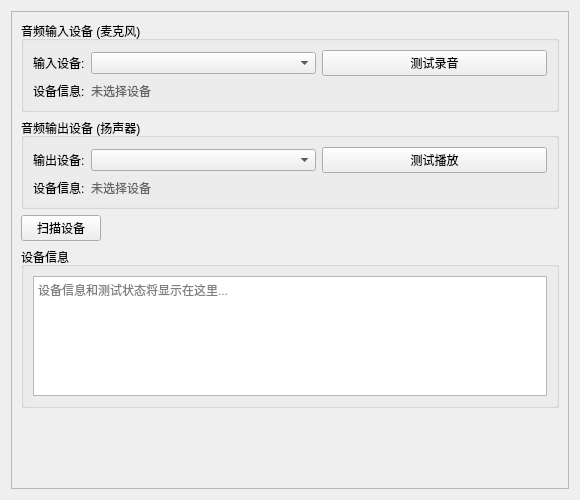
<?xml version="1.0" encoding="UTF-8"?>
<ui version="4.0">
 <class>AudioWidget</class>
 <widget class="QWidget" name="AudioWidget">
  <property name="geometry">
   <rect>
    <x>0</x>
    <y>0</y>
    <width>580</width>
    <height>500</height>
   </rect>
  </property>
  <property name="windowTitle">
   <string>audio equipment</string>
  </property>
  <layout class="QVBoxLayout" name="verticalLayout">
   <item>
    <widget class="QScrollArea" name="scrollArea">
     <property name="widgetResizable">
      <bool>true</bool>
     </property>
     <widget class="QWidget" name="scrollAreaWidgetContents">
      <property name="geometry">
       <rect>
        <x>0</x>
        <y>0</y>
        <width>578</width>
        <height>480</height>
       </rect>
      </property>
      <layout class="QVBoxLayout" name="contentLayout">
       <item>
        <widget class="QGroupBox" name="input_device_group">
         <property name="title">
          <string>音频输入设备 (麦克风)</string>
         </property>
         <layout class="QFormLayout" name="input_layout">
          <item row="0" column="0">
           <widget class="QLabel" name="label_input_device">
            <property name="text">
             <string>输入设备:</string>
            </property>
           </widget>
          </item>
          <item row="0" column="1">
           <layout class="QHBoxLayout" name="input_device_layout">
            <item>
             <widget class="QComboBox" name="input_device_combo">
              <property name="placeholderText">
               <string>请选择麦克风设备...</string>
              </property>
             </widget>
            </item>
            <item>
             <widget class="QPushButton" name="test_input_btn">
              <property name="text">
               <string>测试录音</string>
              </property>
             </widget>
            </item>
           </layout>
          </item>
          <item row="1" column="0">
           <widget class="QLabel" name="label_input_info">
            <property name="text">
             <string>设备信息:</string>
            </property>
           </widget>
          </item>
          <item row="1" column="1">
           <widget class="QLabel" name="input_info_label">
            <property name="text">
             <string>未选择设备</string>
            </property>
            <property name="styleSheet">
             <string>color: #666;</string>
            </property>
           </widget>
          </item>
         </layout>
        </widget>
       </item>
       <item>
        <widget class="QGroupBox" name="output_device_group">
         <property name="title">
          <string>音频输出设备 (扬声器)</string>
         </property>
         <layout class="QFormLayout" name="output_layout">
          <item row="0" column="0">
           <widget class="QLabel" name="label_output_device">
            <property name="text">
             <string>输出设备:</string>
            </property>
           </widget>
          </item>
          <item row="0" column="1">
           <layout class="QHBoxLayout" name="output_device_layout">
            <item>
             <widget class="QComboBox" name="output_device_combo">
              <property name="placeholderText">
               <string>请选择扬声器设备...</string>
              </property>
             </widget>
            </item>
            <item>
             <widget class="QPushButton" name="test_output_btn">
              <property name="text">
               <string>测试播放</string>
              </property>
             </widget>
            </item>
           </layout>
          </item>
          <item row="1" column="0">
           <widget class="QLabel" name="label_output_info">
            <property name="text">
             <string>设备信息:</string>
            </property>
           </widget>
          </item>
          <item row="1" column="1">
           <widget class="QLabel" name="output_info_label">
            <property name="text">
             <string>未选择设备</string>
            </property>
            <property name="styleSheet">
             <string>color: #666;</string>
            </property>
           </widget>
          </item>
         </layout>
        </widget>
       </item>
       <item>
        <layout class="QHBoxLayout" name="scan_layout">
         <item>
          <widget class="QPushButton" name="scan_devices_btn">
           <property name="text">
            <string>扫描设备</string>
           </property>
          </widget>
         </item>
         <item>
          <spacer name="scan_spacer">
           <property name="orientation">
            <enum>Qt::Horizontal</enum>
           </property>
           <property name="sizeHint" stdset="0">
            <size>
             <width>40</width>
             <height>20</height>
            </size>
           </property>
          </spacer>
         </item>
        </layout>
       </item>
       <item>
        <widget class="QGroupBox" name="status_group">
         <property name="title">
          <string>设备信息</string>
         </property>
         <layout class="QVBoxLayout" name="status_layout">
          <item>
           <widget class="QTextEdit" name="status_text">
            <property name="maximumSize">
             <size>
              <width>16777215</width>
              <height>120</height>
             </size>
            </property>
            <property name="readOnly">
             <bool>true</bool>
            </property>
            <property name="placeholderText">
             <string>设备信息和测试状态将显示在这里...</string>
            </property>
           </widget>
          </item>
         </layout>
        </widget>
       </item>
       <item>
        <spacer name="verticalSpacer">
         <property name="orientation">
          <enum>Qt::Vertical</enum>
         </property>
         <property name="sizeHint" stdset="0">
          <size>
           <width>20</width>
           <height>40</height>
          </size>
         </property>
        </spacer>
       </item>
      </layout>
     </widget>
    </widget>
   </item>
  </layout>
 </widget>
 <resources/>
 <connections/>
</ui>
